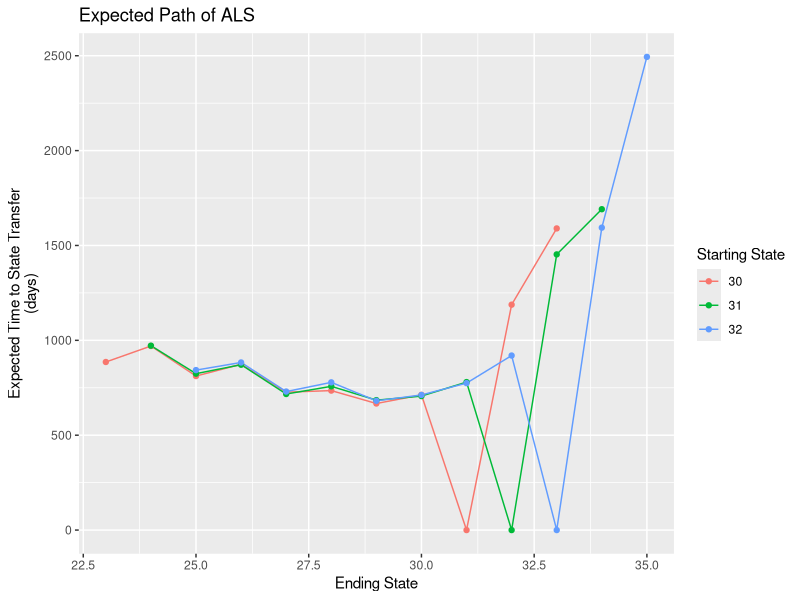

Reproduce this figure in R.
library(ggplot2)

### FUNCTIONIZE AND FIX DATA FRAME STRUCT ###

buildCat = function()
{
  values = vector()
  states_cat = vector()
  for (i in 1:8)
  {
    states_cat = c(states_cat,rep(paste0("category", i), each = 4+(i-1)))
    end_val = 4+(i-1)
    values = c(values,seq(1,end_val))
  }
  for (i in 9:37)
  {
    states_cat = c(states_cat,rep(paste0("category", i), each = 11))
    start_val = i-7
    end_val = i+3
    values = c(values,seq(start_val,end_val))
  }
  for (i in 38:40)
  {
    states_cat = c(states_cat,rep(paste0("category", i), each = 8+(40-i)))
    start_val = i-7
    end_val = 40
    values = c(values,seq(start_val,end_val))
  }
  
  return(list(states_cat,values))
}

fillTimes = function(df,expTimeMat)
{
  for(i in 1:nrow(df))
  {
    cat = as.character(df[i,3])
    startState = as.integer(substr(cat,9,nchar(cat)))
    endState = df[i,1]
    df[i,2] = expTimeMat[startState,endState]
    #print(i)
  }
  
  return(df)
}

dispStart = 30
dispEnd = 32

xx = buildCat()
expTimeMat = read.csv("ET_neweps.csv")
expTimeMat = expTimeMat[2:nrow(expTimeMat),2:ncol(expTimeMat)]
df <- data.frame(x=xx[[2]], val=numeric(406), variable=xx[[1]] )
df = fillTimes(df,expTimeMat)
dispList = paste0("category", dispStart:dispEnd)
df = df[df[,3] %in% dispList,]
#colnames(df)[3] = "Starting State"

cat = as.character(df[,3])
startState = substr(cat,9,nchar(cat))
df[,3] = startState
expPlot = ggplot(data = df, aes(x=x, y=val)) + geom_line(aes(colour=variable))+ geom_point(aes(colour=variable))
expPlot + labs(x = "Ending State",y = "Expected Time to State Transfer\n(days)",title = "Expected Path of ALS",colour = "Starting State")
